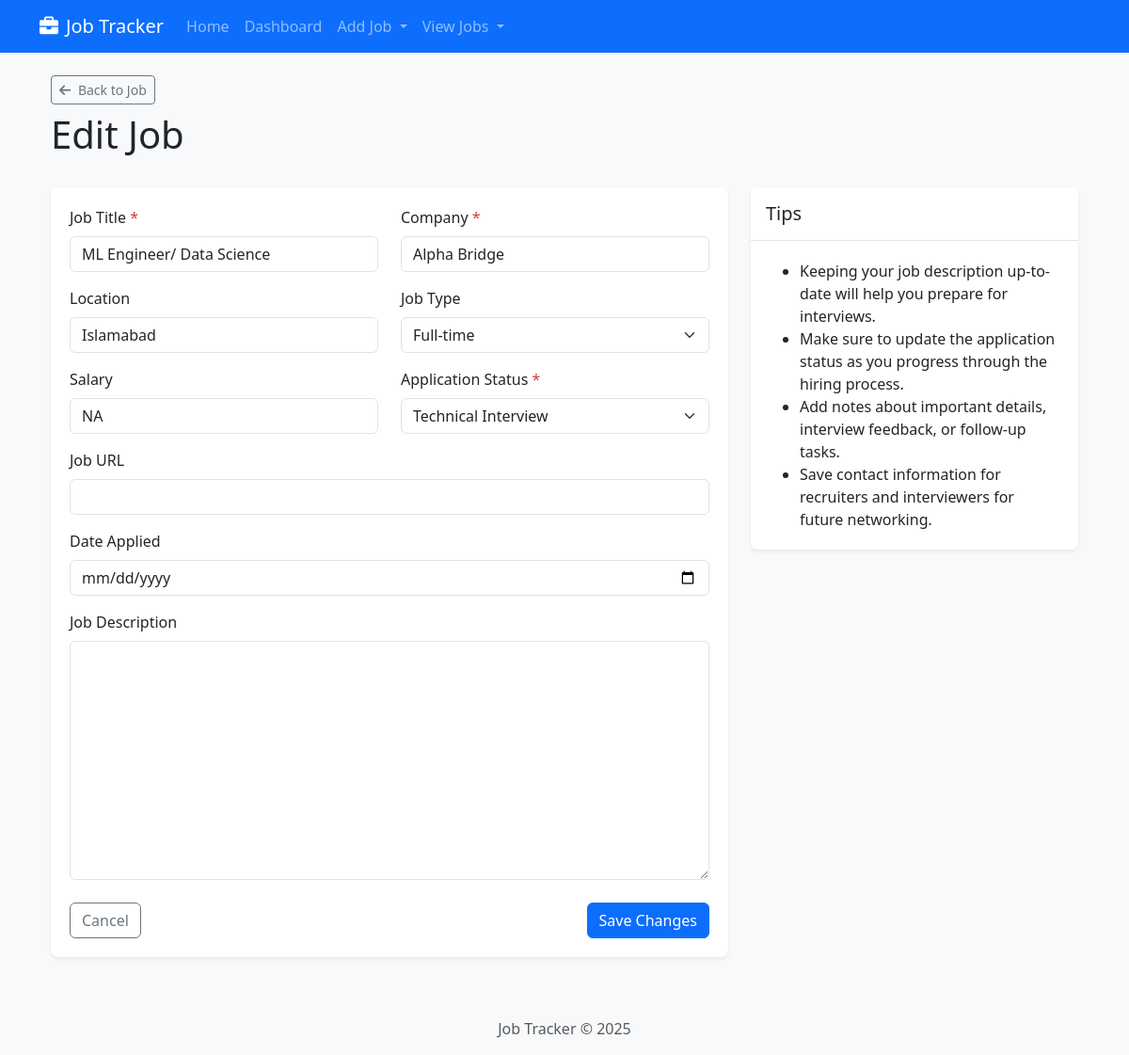
The app's page /jobs/jobs/9/edit with its own data.
### job_tracker/models.py (models this page shows, shortened)
class Job(db.Model):
    id = db.Column(db.Integer, primary_key=True)
    title = db.Column(db.String(100), nullable=False)
    company = db.Column(db.String(100), nullable=False)
    location = db.Column(db.String(100))
    description = db.Column(db.Text)
    url = db.Column(db.String(500))
    salary = db.Column(db.String(100))
    job_type = db.Column(db.String(50))  # Full-time, Part-time, Contract, etc.
    date_posted = db.Column(db.DateTime)
    date_added = db.Column(db.DateTime, default=datetime.utcnow)
    status = db.Column(db.String(50), default='Saved')  # Saved, Applied, Interview, Offer, Rejected
    date_applied = db.Column(db.DateTime)
    parsed_data = db.Column(db.Text)  # JSON string with structured job description data
    company_data = db.Column(db.Text)  # JSON string with structured company information
    company_reviews = db.Column(db.Text)  # JSON string with structured company reviews
    notes = db.relationship('Note', backref='job', lazy=True, cascade="all, delete-orphan")
    contacts = db.relationship('Contact', backref='job', lazy=True, cascade="all, delete-orphan")

### job_tracker/routes/job_routes.py (the view, shortened to what this page needs)
@job_bp.route('/jobs/<int:job_id>/edit', methods=['GET', 'POST'])
def edit_job(job_id):
    job_instance = Job.query.get_or_404(job_id)
    return render_template('jobs/edit.html', job=job_instance)

### templates/jobs/edit.html (shortened to what this page needs)
{% extends 'base.html' %}
{% block content %}
<div class="container">
    <div class="row mb-4">
        <div class="col-12">
            <a href="{{ url_for('job.view_job', job_id=job.id) }}" class="btn btn-outline-secondary btn-sm">
                <i class="fas fa-arrow-left me-1"></i> Back to Job
            </a>
            <h1 class="mt-2">Edit Job</h1>
        </div>
    </div>
    <div class="row">
        <div class="col-lg-8">
            <div class="card shadow-sm">
                <div class="card-body">
                    <form action="{{ url_for('job.edit_job', job_id=job.id) }}" method="post">
                        <div class="row">
                            <div class="col-md-6 mb-3">
                                <label for="title" class="form-label">Job Title <span class="text-danger">*</span></label>
                                <input type="text" class="form-control" id="title" name="title" value="{{ job.title }}" required>
                            </div>
                            <div class="col-md-6 mb-3">
                                <label for="company" class="form-label">Company <span class="text-danger">*</span></label>
                                <input type="text" class="form-control" id="company" name="company" value="{{ job.company }}" required>
                            </div>
                        </div>
                        <div class="row">
                            <div class="col-md-6 mb-3">
                                <label for="location" class="form-label">Location</label>
                                <input type="text" class="form-control" id="location" name="location" value="{{ job.location or '' }}">
                            </div>
                            <div class="col-md-6 mb-3">
                                <label for="job_type" class="form-label">Job Type</label>
                                <select class="form-select" id="job_type" name="job_type">
                                    <option value="Full-time" {% if job.job_type == 'Full-time' %}selected{% endif %}>Full-time</option>
                                </select>
                            </div>
                        </div>
                        <div class="row">
                            <div class="col-md-6 mb-3">
                                <label for="salary" class="form-label">Salary</label>
                                <input type="text" class="form-control" id="salary" name="salary" value="{{ job.salary or '' }}">
                            </div>
                            <div class="col-md-6 mb-3">
                                <label for="status" class="form-label">Application Status <span class="text-danger">*</span></label>
                                <select class="form-select" id="status" name="status" required>
                                    <option value="Technical Interview" {% if job.status == 'Technical Interview' %}selected{% endif %}>Technical Interview</option>
                                </select>
                            </div>
                        </div>
                        <div class="mb-3">
                            <label for="url" class="form-label">Job URL</label>
                            <input type="url" class="form-control" id="url" name="url" value="{{ job.url or '' }}">
                        </div>
                        <div class="mb-3">
                            <label for="date_applied" class="form-label">Date Applied</label>
                            <input type="date" class="form-control" id="date_applied" name="date_applied"
                                  value="{{ job.date_applied.strftime('%Y-%m-%d') if job.date_applied else '' }}">
                        </div>
                        <div class="mb-3">
                            <label for="description" class="form-label">Job Description</label>
                            <textarea class="form-control" id="description" name="description" rows="10">{{ job.description or '' }}</textarea>
                        </div>
                        <div class="mt-4 d-flex justify-content-between">
                            <a href="{{ url_for('job.view_job', job_id=job.id) }}" class="btn btn-outline-secondary">Cancel</a>
                            <button type="submit" class="btn btn-primary">Save Changes</button>
                        </div>
                    </form>
                </div>
            </div>
        </div>
        <div class="col-lg-4">
            <div class="card shadow-sm">
                <div class="card-header">
                    <h5 class="mb-0">Tips</h5>
                </div>
                <div class="card-body">
                    <ul class="mb-0">
                        <li>Keeping your job description up-to-date will help you prepare for interviews.</li>
                        <li>Make sure to update the application status as you progress through the hiring process.</li>
                        <li>Add notes about important details, interview feedback, or follow-up tasks.</li>
                        <li>Save contact information for recruiters and interviewers for future networking.</li>
                    </ul>
                </div>
            </div>
        </div>
    </div>
</div>
{% endblock %}

### static/css/style.css (style rules this page uses)
body { min-height: 100vh; display: flex; flex-direction: column; background-color: #f8f9fa; }
.card { border-radius: 0.5rem; border: none; box-shadow: 0 0.125rem 0.25rem rgba(0, 0, 0, 0.075); transition: all 0.2s ease-in-out; }
.card-header { background-color: #fff; border-bottom: 1px solid rgba(0, 0, 0, 0.1); padding: 1rem; }
.card-body { padding: 1.25rem; }

### records on screen
Job: title "ML Engineer/ Data Science", company "Alpha Bridge", location "Islamabad", job_type "Full-time", salary "NA", status "Technical Interview"
